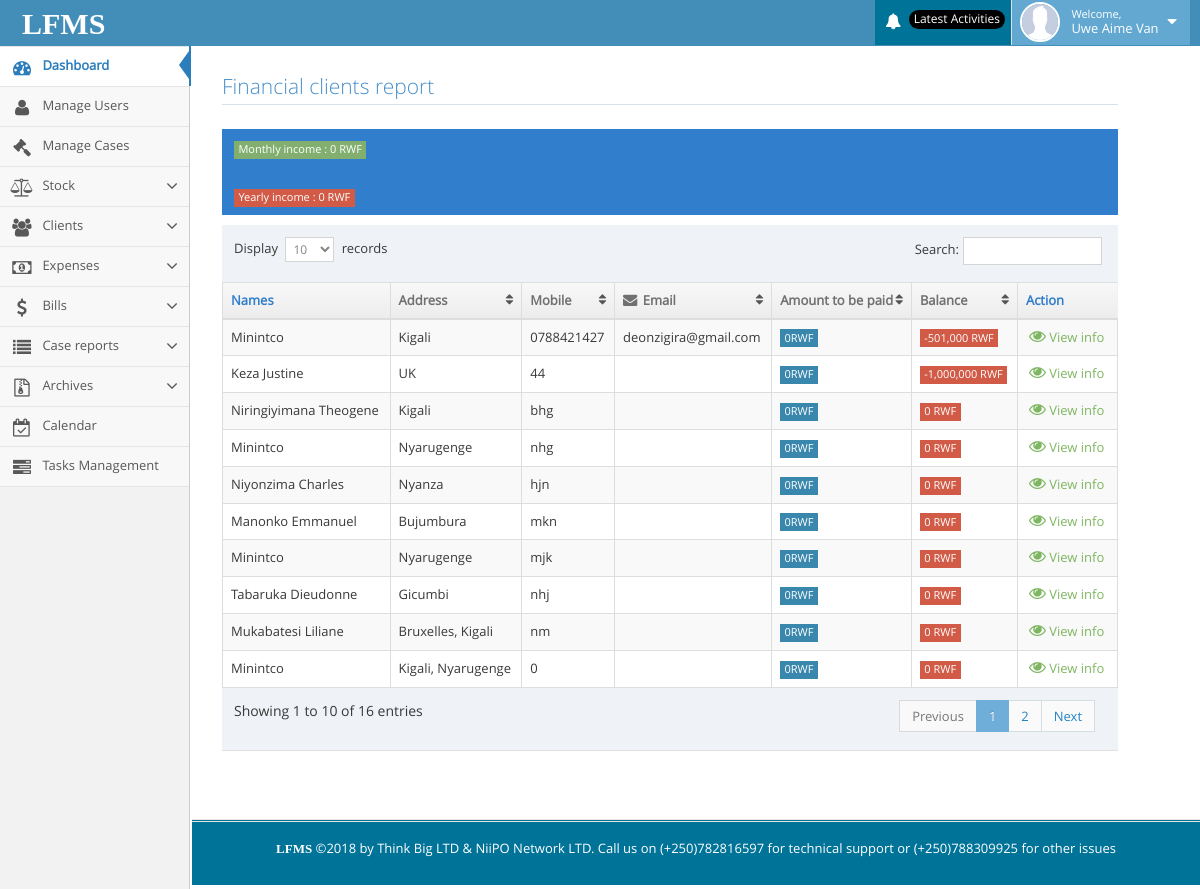
Screenshot of /lfms/applicant_reports.php (signed in) with the database file from the repository.
### tables this page shows
CREATE TABLE IF NOT EXISTS `permission` (
  `id` int(11) NOT NULL AUTO_INCREMENT,
  `user_id` varchar(100) NOT NULL,
  `permissions` varchar(200) NOT NULL,
  PRIMARY KEY (`id`)
);

CREATE TABLE IF NOT EXISTS `clients` (
  `id` int(11) NOT NULL AUTO_INCREMENT,
  `names` varchar(100) NOT NULL,
  `address` varchar(100) NOT NULL,
  `phone` varchar(100) NOT NULL,
  `email` varchar(100) NOT NULL,
  `national_id` varchar(200) NOT NULL,
  `total_amount` varchar(100) NOT NULL,
  `amount_paid` varchar(200) NOT NULL,
  `second_klient_info` varchar(200) NOT NULL,
  `advocat` varchar(200) NOT NULL,
  `opposing` varchar(200) NOT NULL,
  `quality` varchar(200) NOT NULL,
  `opening_date` date NOT NULL,
  `excepted_date` date NOT NULL,
  PRIMARY KEY (`id`)
);

### lfms/applicant_reports.php (the view, shortened to what this page needs)
<?php include("include/header.php");?>
<div class="container" style="margin-right: 50px;width: 80%;">
    <div class="page-content">
        <div class="row">
            <div class="col-xs-12">
                <h3 class="header smaller lighter blue">Financial clients report</h3>
                <div class="clearfix">
                </div>
                <div class="table-header">
                    <?php
                      $select_montly = "SELECT sum(amount_paid) FROM clients WHERE MONTH(opening_date) = MONTH(NOW())";
                      $result_by_selected_montly= mysqli_query($db,$select_montly);
                      $row = mysqli_fetch_row($result_by_selected_montly);
                      $sum_of_monthly = $row[0];
                    ?>
                    <p>
                        <span class="label label-sm label-success">Monthly income : <?php echo number_format($sum_of_monthly)." RWF";?></span>
                    </p>
                    <?php
                      $select_yearly = "SELECT sum(amount_paid) FROM clients WHERE YEAR(opening_date) = YEAR(NOW())";
                      $result_by_selected_yearly= mysqli_query($db,$select_yearly);
                      $row = mysqli_fetch_row($result_by_selected_yearly);
                      $sum_of_yearly = $row[0];
                    ?>
                    <p>
                        <span class="label label-sm label-danger">Yearly income : <?php echo number_format($sum_of_yearly)." RWF";?></span>
                    </p>
                </div>
                <div>
                    <table id="dynamic-table" class="table table-striped table-bordered table-hover">
                        <thead>
                            <tr>
                                <th>Names</th>
                                <th>Address</th>
                                <th class="hidden-480">Mobile</th>
                                <th>
                                    <i class="ace-icon fa fa-envelope bigger-110 hidden-480"></i>
                                    Email
                                </th>
                                <th class="hidden-480">Amount to be paid</th>
                                <th class="hidden-480">Balance</th>
                                <th>Action</th>
                            </tr>
                        </thead>
                        <tbody>
                            <?php
                                $select_applicants = "SELECT * FROM clients ORDER BY opening_date DESC";
                                $result_by_applicants = mysqli_query($db,$select_applicants);
                                while ($row_by_applicants = mysqli_fetch_array($result_by_applicants)) {
                                    $applicant_id = $row_by_applicants['id'];
                                    $names    = $row_by_applicants['names'];
                                    $address    = $row_by_applicants['address'];
                                    $phone      = $row_by_applicants['phone'];
                                    $email     = $row_by_applicants['email'];
                                    $paid     = $row_by_applicants['amount_paid'];
                                    $amount     = $row_by_applicants['total_amount'];
                                    $balance = $amount - $paid;
                            ?>
                            <tr>
                                <td>
                                    <?php echo $names?>
                                </td>
                                <td><?php echo $address?></td>
                                <td class="hidden-480"><?php echo $phone?></td>
                                <td><?php echo $email?></td>
                                <td><span class="label label-sm label-info"><?php echo number_format($amount) . "RWF";?></span></td>
                                <td class="hidden-480">
                                    <span class="label label-sm label-danger"><?php echo number_format($balance) . " RWF"?></span>
                                </td>
                                <td>
                                    <div class="hidden-sm hidden-xs action-buttons">
                                        <a class="green" href="edit_applicant.php?applicant_id=<?php echo $applicant_id?>" title="view info">
                                            <i class="ace-icon fa fa-eye bigger-130"></i>
                                            View info
                                        </a>
                                    </div>
                                </td>
                            </tr>
                            <?php }?>
                        </tbody>
                    </table>
                </div>
            </div>
        </div>
    </div>
</div>
<?php include("include/footer.php");?>

### lfms/include/header.php (shortened to what this page needs)
<?php include("include/connection.php"); ?>
<!DOCTYPE html>
<html lang="en">
<head>
    <link rel="stylesheet" href="assets/css/bootstrap.min.css"/>
    <link rel="stylesheet" href="assets/font-awesome/4.5.0/css/font-awesome.min.css"/>
    <link rel="stylesheet" href="assets/css/ace.min.css" class="ace-maican-stylesheet" id="main-ace-style"/>
    <link rel="stylesheet" href="assets/css/ace-skins.min.css"/>
    <link rel="stylesheet" href="assets/css/ace-rtl.min.css"/>
</head>
<body class="no-skin">
<div id="navbar" class="navbar navbar-default ace-save-state">
    <div class="navbar-container ace-save-state" id="navbar-container">
        <div class="navbar-header pull-left">
            <a href="home.php" class="navbar-brand" style="margin-top:4px;">
                <small>
                    <span style="color:#fff;font-weight:bold;font-family:century gothic;font-size:30px;">LFMS</span>
                </small>
            </a>
        </div>
        <div class="navbar-buttons navbar-header pull-right" role="navigation">
            <ul class="nav ace-nav">
                <?php
                if (isset($_SESSION['user_id'])) {
                    $user_id = $_SESSION['user_id'];
                    $username = $_SESSION['username'];
                    ?>
                    <li class="purple dropdown-modal">
                        <a data-toggle="dropdown" class="dropdown-toggle" href="#" style="background-color: #007399;">
                            <i class="ace-icon fa fa-bell icon-animated-bell"></i>
                            <span class="badge badge-important" style="background-color: #000;">Latest Activities</span>
                        </a>
                    </li>
                    <li class="light-blue dropdown-modal">
                        <a data-toggle="dropdown" href="#" class="dropdown-toggle">
                            <img class="nav-user-photo" src="images/a.jpg" alt="Username"/>
                            <span class="user-info">
                                    <small>Welcome,</small>
                                <?php echo $username; ?>
                                </span>
                            <i class="ace-icon fa fa-caret-down"></i>
                        </a>
                    </li>
                <?php } ?>
            </ul>
        </div>
    </div>
</div>
<div class="main-container ace-save-state" id="main-container">
    <div id="sidebar" class="sidebar responsive ace-save-state">
        <ul class="nav nav-list">
            <li class="active">
                <a href="home.php">
                    <i class="menu-icon fa fa-tachometer"></i>
                    <span class="menu-text"> Dashboard </span>
                </a>
            </li>
            <?php
            $select_all_permission = "SELECT * FROM permission WHERE `user_id` = '" . $user_id . "'";
            $result_all_permission = mysqli_query($db, $select_all_permission);
            while ($row_all = mysqli_fetch_array($result_all_permission)) {
                $permission_all = $row_all['permissions'];
                if ($permission_all == 2) {
                    ?>
                    <li class="">
                        <a href="super_lawyer_page.php">
                            <i class="menu-icon fa fa-user"></i>
                            <span class="menu-text"> Manage Users </span>
                        </a>
                    </li>
                <?php } elseif ($permission_all == 3) {
                    ?>
                    <li class="">
                        <a href="my_case.php">
                            <i class="menu-icon fa fa-legal"></i>
                            <span class="menu-text"> Manage Cases </span>
                        </a>
                    </li>
                <?php } elseif ($permission_all == 5) {
                    ?>
                    <li class="">
                        <a href="#" class="dropdown-toggle">
                            <i class="menu-icon fa fa-group"></i>
                            <span class="menu-text"> Clients </span>
                            <b class="arrow fa fa-angle-down"></b>
                        </a>
                    </li>
                    <?php
                } elseif ($permission_all == 4) {
                    ?>
                    <li class="">
                        <a href="#" class="dropdown-toggle">
                            <i class="menu-icon fa fa-balance-scale"></i>
                            <span class="menu-text"> Stock</span>
                            <b class="arrow fa fa-angle-down"></b>
                        </a>
                    </li>
                    <?php
                } elseif ($permission_all == 6) {
                    ?>
                    <li class="">
                        <a href="#" class="dropdown-toggle">
                            <i class="menu-icon fa fa-money"></i>
                            <span class="menu-text"> Expenses</span>
                            <b class="arrow fa fa-angle-down"></b>
                        </a>
                    </li>
                    <?php
                } elseif ($permission_all == 7) {
                    ?>
                    <li class="">
                        <a href="#" class="dropdown-toggle">
                            <i class="menu-icon fa fa-dollar"></i>
                            <span class="menu-text"> Bills </span>
                            <b class="arrow fa fa-angle-down"></b>
                        </a>
                    </li>
                    <?php
                } elseif ($permission_all == 8) {
                    ?>
                    <li class="">
                        <a href="#" class="dropdown-toggle">
                            <i class="menu-icon fa fa-list"></i>
                            <span class="menu-text"> Case reports </span>
                            <b class="arrow fa fa-angle-down"></b>
                        </a>
                    </li>
                    <li class="">
                        <a href="#" class="dropdown-toggle">
                            <i class="menu-icon fa fa-file-archive-o"></i>
                            <span class="menu-text"> Archives </span>
                            <b class="arrow fa fa-angle-down"></b>
                        </a>
                    </li>
                <?php } elseif ($permission_all == 9) {
                    ?>
                    <li class="">
                        <a href="calendar.php">
                            <i class="menu-icon fa fa-calendar-check-o"></i>
                            <span class="menu-text"> Calendar </span>
                        </a>
                    </li>
                <?php } elseif ($permission_all == 10) {
                    ?>
                    <li class="">
                        <a href="tasks.php">
                            <i class="menu-icon fa fa-tasks"></i>
                            <span class="menu-text"> Tasks Management </span>
                        </a>
                    </li>
                <?php }
            } ?>
        </ul>
    </div>
</div>
</body>
</html>

### lfms/include/footer.php (shortened to what this page needs)
<div class="footer">
    <div class="footer-inner">
        <div class="footer-content" style="background-color: #007399;width: 84%;margin-left: 180px;">
            <span class="bigger-120">
                <p style="color: #fff; font-size: 13px;">
                    <span style="color:#fff;font-family:century gothic;font-size:13px;font-weight: bold;">
                    LFMS</span> &copy;2018 by Think Big LTD & NiiPO Network LTD. Call us on (+250)782816597 for technical support or (+250)788309925 for other issues
                </p>
            </span>
        </div>
    </div>
</div>

### rows the page displays
permission: permissions "2" (drawn)
permission: permissions "3" (drawn)
permission: permissions "4" (drawn)
permission: permissions "5" (drawn)
permission: permissions "6" (drawn)
permission: permissions "7" (drawn)
permission: permissions "8" (drawn)
permission: permissions "9" (drawn)
permission: permissions "10" (drawn)
clients: names "Minintco", address "Kigali", phone "0788421427", email "deonzigira@gmail.com", total_amount "0", balance "-501,000"
clients: names "Keza Justine", address "UK", phone "44", total_amount "0", balance "-1,000,000"
clients: names "Niringiyimana Theogene", address "Kigali", phone "bhg", total_amount "0"
clients: names "Minintco", address "Nyarugenge", phone "nhg", total_amount "0"
clients: names "Niyonzima Charles", address "Nyanza", phone "hjn", total_amount "0"
clients: names "Manonko Emmanuel", address "Bujumbura", phone "mkn", total_amount "0"
clients: names "Minintco", address "Nyarugenge", phone "mjk", total_amount "0"
clients: names "Tabaruka Dieudonne", address "Gicumbi", phone "nhj", total_amount "0"
clients: names "Mukabatesi Liliane", address "Bruxelles, Kigali", phone "nm", total_amount "0"
clients: names "Minintco", address "Kigali, Nyarugenge", phone "0", total_amount "0"

### other values shown
$username "Uwe Aime Van"
$sum_of_monthly "0"
$sum_of_yearly "0"
